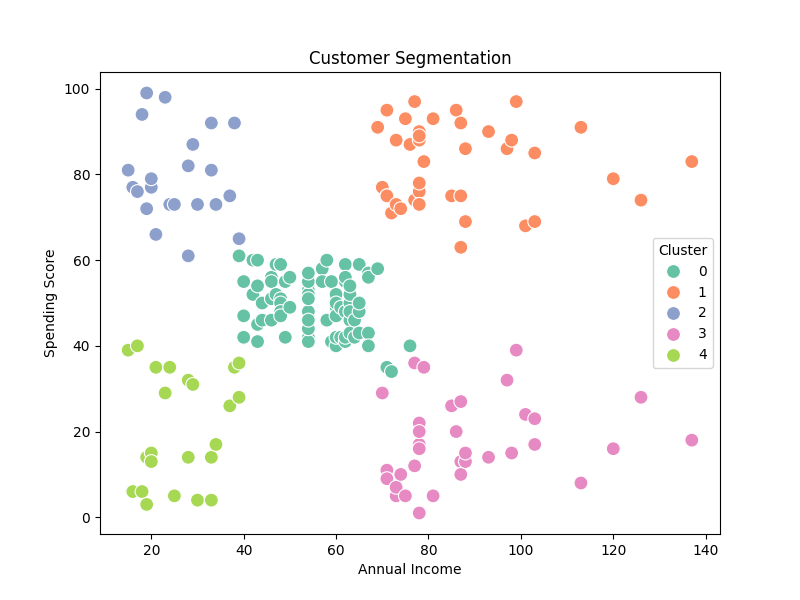

Reproduce this figure in Python.
import pandas as pd
import matplotlib.pyplot as plt
import seaborn as sns

from sklearn.cluster import KMeans
from sklearn.preprocessing import StandardScaler

# Load dataset
data = pd.read_csv("dataset/Mall_Customers.csv")

# Display first 5 rows
print(data.head())

# Select important columns
X = data[['Annual Income (k$)', 'Spending Score (1-100)']]

# Scale data
scaler = StandardScaler()
X_scaled = scaler.fit_transform(X)

# Apply KMeans Clustering
kmeans = KMeans(n_clusters=5, random_state=42)
data['Cluster'] = kmeans.fit_predict(X_scaled)

# Print clustered data
print(data.head())

# Visualization
plt.figure(figsize=(8,6))

sns.scatterplot(
    x=data['Annual Income (k$)'],
    y=data['Spending Score (1-100)'],
    hue=data['Cluster'],
    palette='Set2',
    s=100
)

plt.title("Customer Segmentation")
plt.xlabel("Annual Income")
plt.ylabel("Spending Score")

# Save chart
plt.savefig("charts/customer_segmentation.png")

plt.show()
